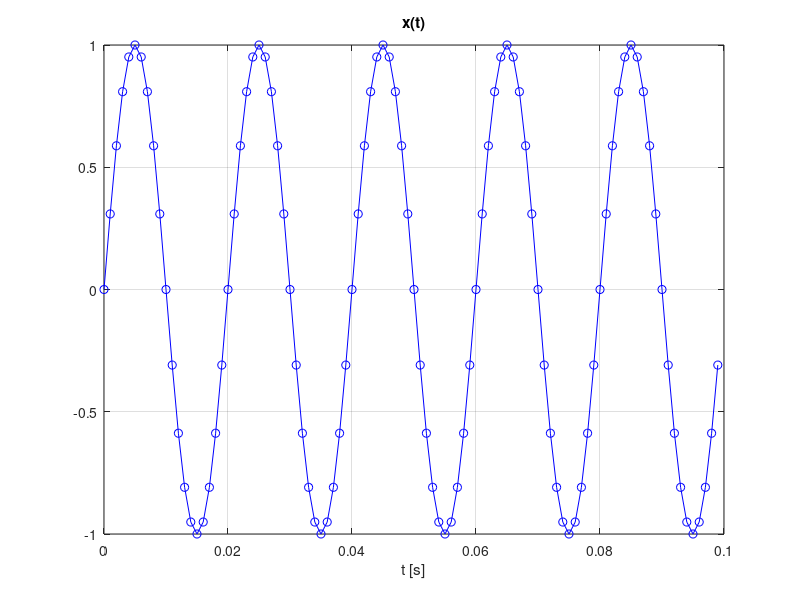
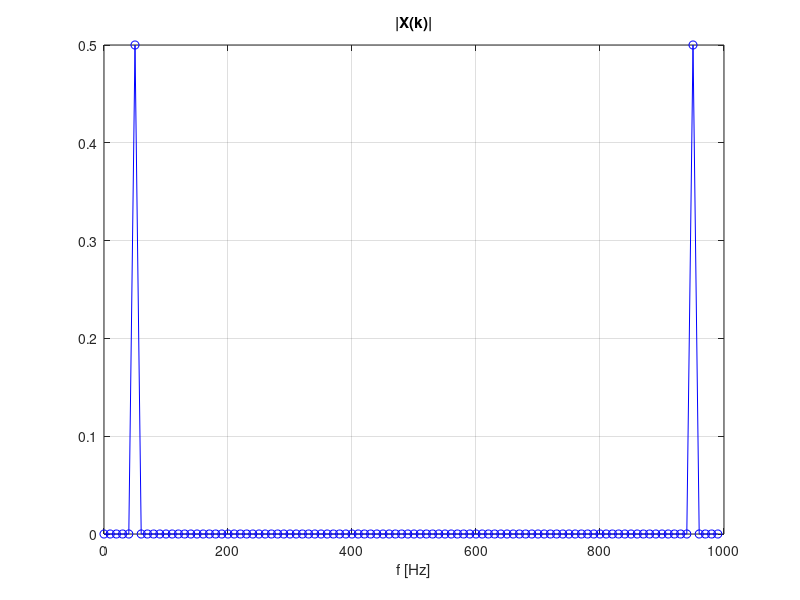
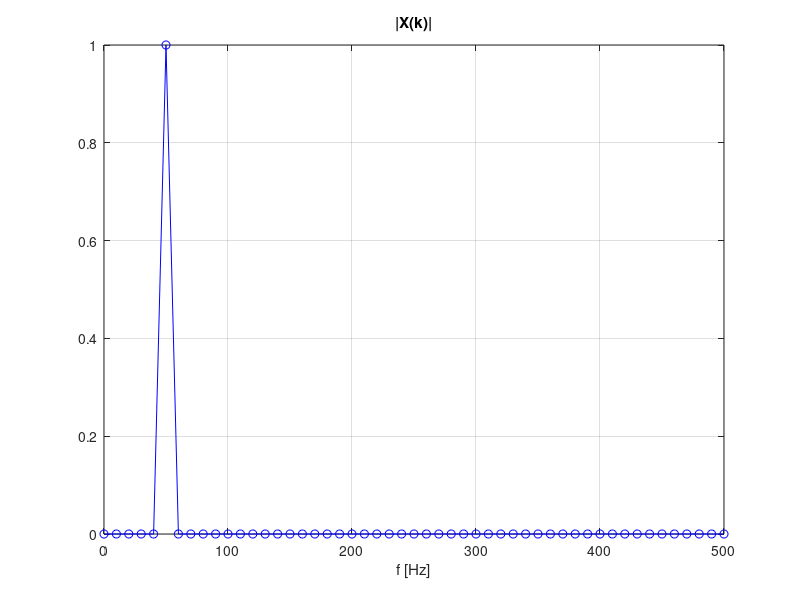
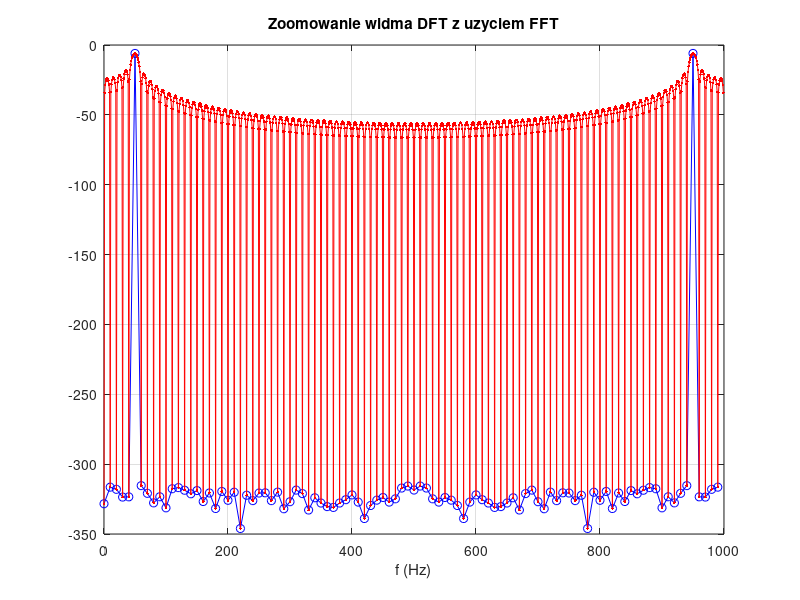

Source code (MATLAB) for these figures, in order:
% cps_06_fftapp1_start.m
clear all; close all;        % "mycie rak"

fpr = 1000;                  % czestotliwosc probkowania (Hz)
N  = 100;                    % liczba probek sygnalu, 100 lub 1000
dt=1/fpr; t=dt*(0:N-1);      % chwile probkowania sygnalu, os czasu

% Signal
f0=50; x = sin(2*pi*f0*t);   % sygnal o czestotliwosciach f0 = 50,100,125,200 Hz
figure; plot(t,x,'bo-'); xlabel('t [s]'); title('x(t)'); grid; pause

% FFT spectrum
X = fft(x);                  % FFT
f = fpr/N *(0:N-1);          % os czestotliwosci 
figure; plot(f,1/N*abs(X),'bo-'); xlabel('f [Hz]'); title('|X(k)|'); grid; pause
figure; plot(f(1:N/2+1),2/N*abs(X(1:N/2+1)),'bo-'); xlabel('f [Hz]'); title('|X(k)|'); grid; pause

% ... kontynuacja programu - część 2
% Interpolacja widma FFT z okienkowaniem sygnalu
K = 10;                   % rzad interpolacji
w1 = rectwin(N);          % okno prostokatne
w2 = chebwin(N,100);      % okno Czebyszewa
w = w1;                   % wybor okna: w1, w2, ...
x = x.*w';                % okienkowanie sygnalu
X  = fft(x,N);            % bez dolaczenia zer na koncu sygnalu
Xz = fft(x,K*N);          % z zerami; Xz = fft([x,zeros(1,(K-1)*N)])/sum(w);
fz = fpr/(K*N)*(0:K*N-1); % os czestotliwosci
figure                    %
plot(f,20*log10(abs(X)/sum(w)),'bo-',fz,20*log10(abs(Xz)/sum(w)),'r.-','MarkerFaceColor','b');
xlabel('f (Hz)'); title('Zoomowanie widma DFT z uzyciem FFT'); grid; pause

